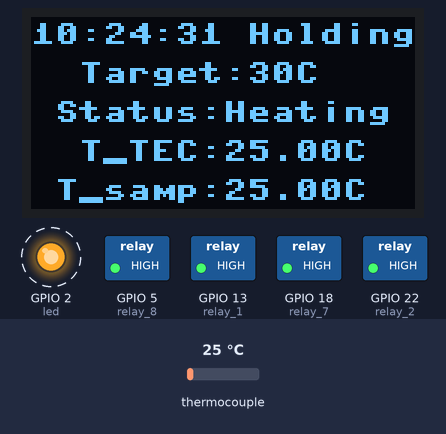
The program below on a simulated ESP32 board running MicroPython. Parts: 128×64 one-colour display, switched loads named in the program (green lamp = pin HIGH), output pins drawn as LEDs (lit = HIGH). Dashed ring = blinking. The test bench sets the inputs (shaded band); at power-on: thermocouple 25 °C. The clock reads 2024-03-15 10:24:30 at power-on unless the program sets it; pins used as bus, display or sensor lines are not drawn; what the program prints to the serial console is not drawn.

Above: at 1.6 s.
1.7 s: thermocouple set to 6 °C
At 4.8 s:
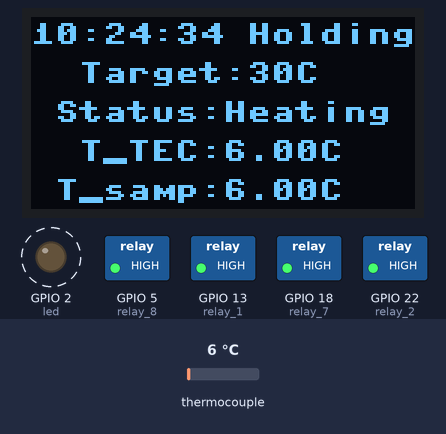
5.5 s: thermocouple set to 75 °C
At 7.9 s:
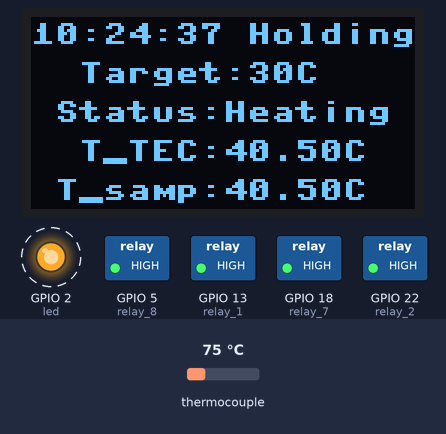
9.3 s: thermocouple set to 150 °C
At 11.8 s:
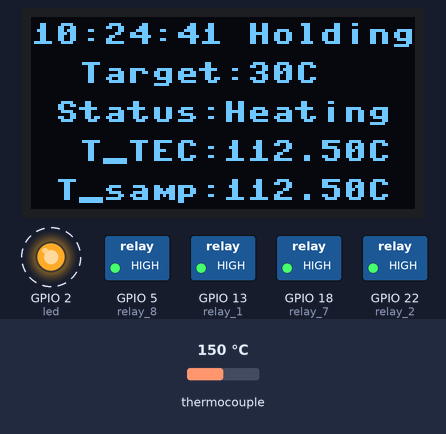
Timing chart, 0 to 19.1 s (numbered marks = the images above; inputs shaded):
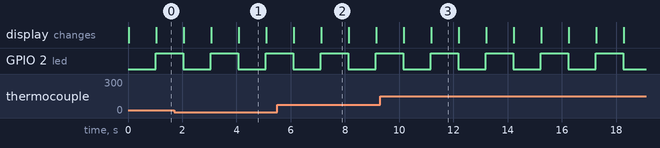

Measured:
- by itself, GPIO 2 (led): alternates HIGH for 1.0 s and LOW for 1.0 s
- what the display in image 1 shows lasts 1.0 s, from 4.1 s to 5.1 s

The program:

heatcontrol-v3.1.2.py
```python
# 面包板版本

from machine import Pin, SoftSPI
from max31855 import MAX31855
from ssd1306 import SSD1306_SPI
import time, ntptime

#############################
#############################
###### Key Parameters #######
#############################
Tmax = 50
Tmin = -10
Ttarget = 30
Loops = 50000
Loopnow = 1
Mode = 0 # 0恒定温度，1循环测试
Systemstate = 1 # 1加热 ，0冷却

def time_init():
    ntptime.NTP_DELTA = 3155644800
    ntptime.host = 'ntp1.aliyun.com'
    ntptime.settime()

def peripheral_init():
    ##########################
    ##### Pin of LED #########
    ##########################
    led = Pin(2, mode=Pin.OUT, value=0) # Defining Work Status Lights
    ##########################
    #### SPI of MAX31855 #####
    ##########################
    spi_max31855_tec = SoftSPI(baudrate=800000, polarity=1, sck=Pin(26), miso=Pin(25), mosi=Pin(23)) # Create SoftSPI at frequency of 100kHz
    cs_max31855_tec = Pin(33, mode=Pin.OUT, value=1) # Create chip-select on pin 33, when cs(0),chip works.
    ##########################
    ##### SPI of OLED ########
    ##########################
    spi_oled = SoftSPI(baudrate=800000, polarity=1, sck=Pin(26), miso=Pin(25), mosi=Pin(12))
    cs_oled = Pin(32, mode=Pin.OUT)
    dc_oled = Pin(14, mode=Pin.OUT)
    res_oled = Pin(27, mode=Pin.OUT)
    return led, spi_max31855_tec, cs_max31855_tec, spi_oled, cs_oled, dc_oled, res_oled

def relay_init():
    relay_1 = Pin(13, mode=Pin.OUT, value=1)
    relay_2 = Pin(22, mode=Pin.OUT, value=1)
    relay_7 = Pin(18, mode=Pin.OUT, value=1)
    relay_8 = Pin(5, mode=Pin.OUT, value=1)
    return relay_1, relay_2, relay_7, relay_8

def relay_state(relay):
    state=relay()
    if state == 1:
        return "On"
    else:
        return "Off"

def get_time():
    mytime = time.localtime()
    #mytime = "%d-%d-%d %d:%d:%d"%(mytime[0],mytime[1],mytime[2],mytime[3]+8,mytime[4],mytime[5])
    mytime = "%d-%d-%d %02d:%02d:%02d"%(mytime[0],mytime[1],mytime[2],mytime[3],mytime[4],mytime[5])
    return mytime

def sensor_init(spi,cs):
    tc = MAX31855(spi, cs)
    return tc

def temprature_init():
    temperature_history=[0, 0, 0, 0]
    temperature_history[0] = tc.read()
    temperature_history[1] = tc.read()
    temperature_history[2] = tc.read()
    temperature_history[3] = tc.read()
    return temperature_history

def mean_filtering_max31855(temperature_history):
    temperature_history[0:3] = temperature_history[1:4]
    temperature_history[3] = tc.read()
    temperature_now = (sum(temperature_history)-max(temperature_history)-min(temperature_history))/2
    return temperature_history, temperature_now

def operation(state):
    a=1
    '''待定'''

def holding_control():
    a=1
    '''待定'''

def loop_control():
    a=1
    '''待定'''


def pc_print():
    print(get_time(), " 探头温度：", temperature_now_tec, "℃", " 继电器1:", relay_state(relay_1),
          " 继电器2:", relay_state(relay_2), " 继电器7：", relay_state(relay_7), " 继电器8：", relay_state(relay_8))

def oled_print():
    oled.fill(0)
    nowtime=time.localtime()
    oled.text("%02d:%02d:%02d"%(nowtime[3],nowtime[4],nowtime[5]),0,2,1)
    oled.text(" T_samp:%.2fC"%temperature_now_tec,0,54,1) #变量要改为Samp
    #Mode print
    if Mode == 0: #恒定温度
        oled.text("Holding",72,2,1)
        oled.text("  Target:%dC"%(Ttarget),0,15,1)
        oled.text("  T_TEC:%.2fC"%temperature_now_tec,0,41,1) #变量要改为Samp
    elif Mode == 1: #循环
        oled.text("Cycle",75,2,1)
        oled.text("Target:%d to %d"%(Tmin,Tmax),0,15,1)
        oled.text("  Loops:%05d"%Loopnow,0,41,1)
    #Status print
    if Systemstate == 1:
        oled.text(" Status:Heating",0,28,1)
    else:
        oled.text(" Status:Cooling",0,28,1)
    oled.show()


##########################
##### Main Program #######
##########################

#time_init()
led, spi_max31855_tec, cs_max31855_tec, spi_oled, cs_oled, dc_oled, res_oled = peripheral_init()
#relay_1, relay_2, relay_3, relay_4, relay_5, relay_6, relay_7, relay_8 = relay_init()
relay_1, relay_2, relay_7, relay_8 = relay_init()
tc = sensor_init(spi_max31855_tec,cs_max31855_tec)
oled = SSD1306_SPI(128,64,spi_oled,dc_oled,res_oled,cs_oled)
oled.poweron()

temperature_history_tec = temprature_init()

while(1):
    time.sleep_ms(1000)
    led(not led())
    temperature_history_tec, temperature_now_tec = mean_filtering_max31855(temperature_history_tec)
    pc_print()
    oled_print()
```
